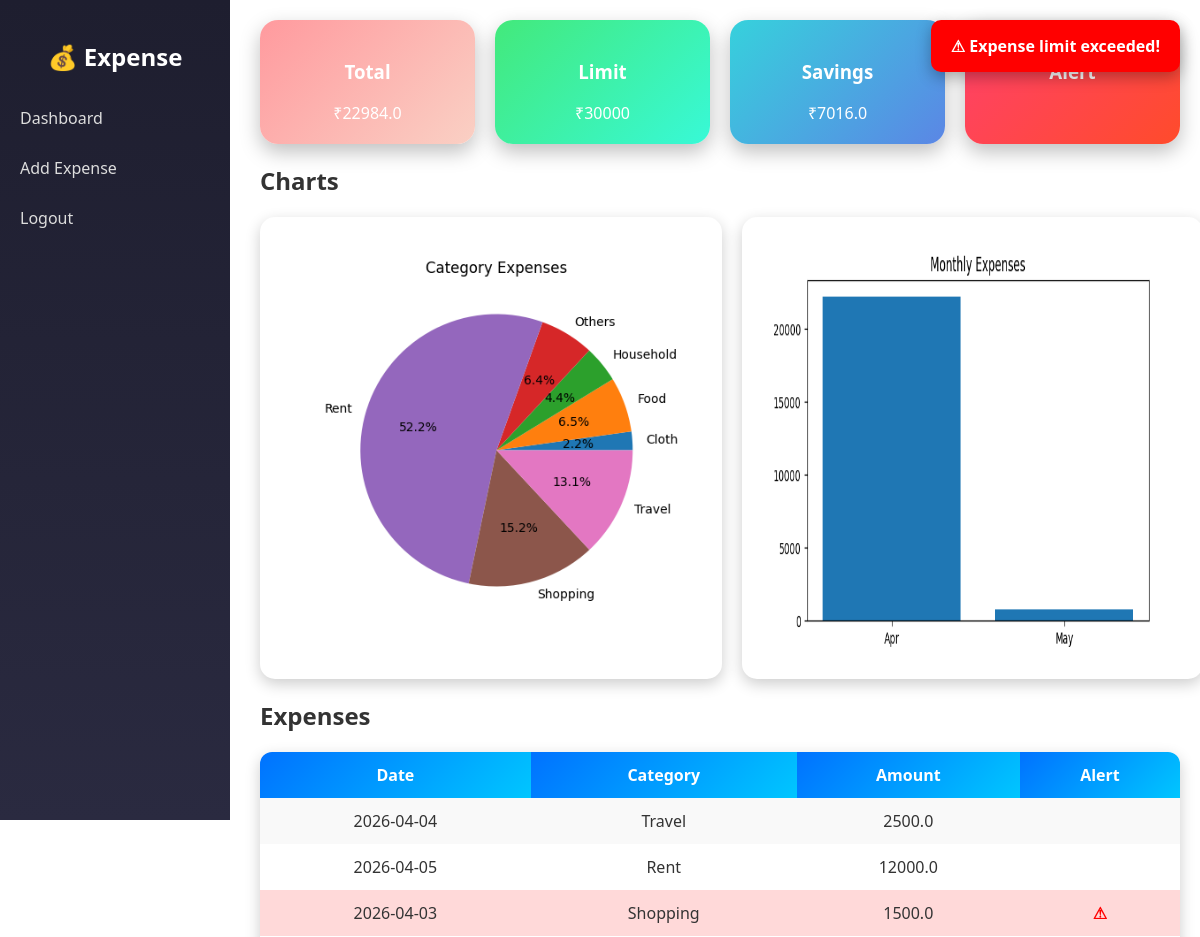
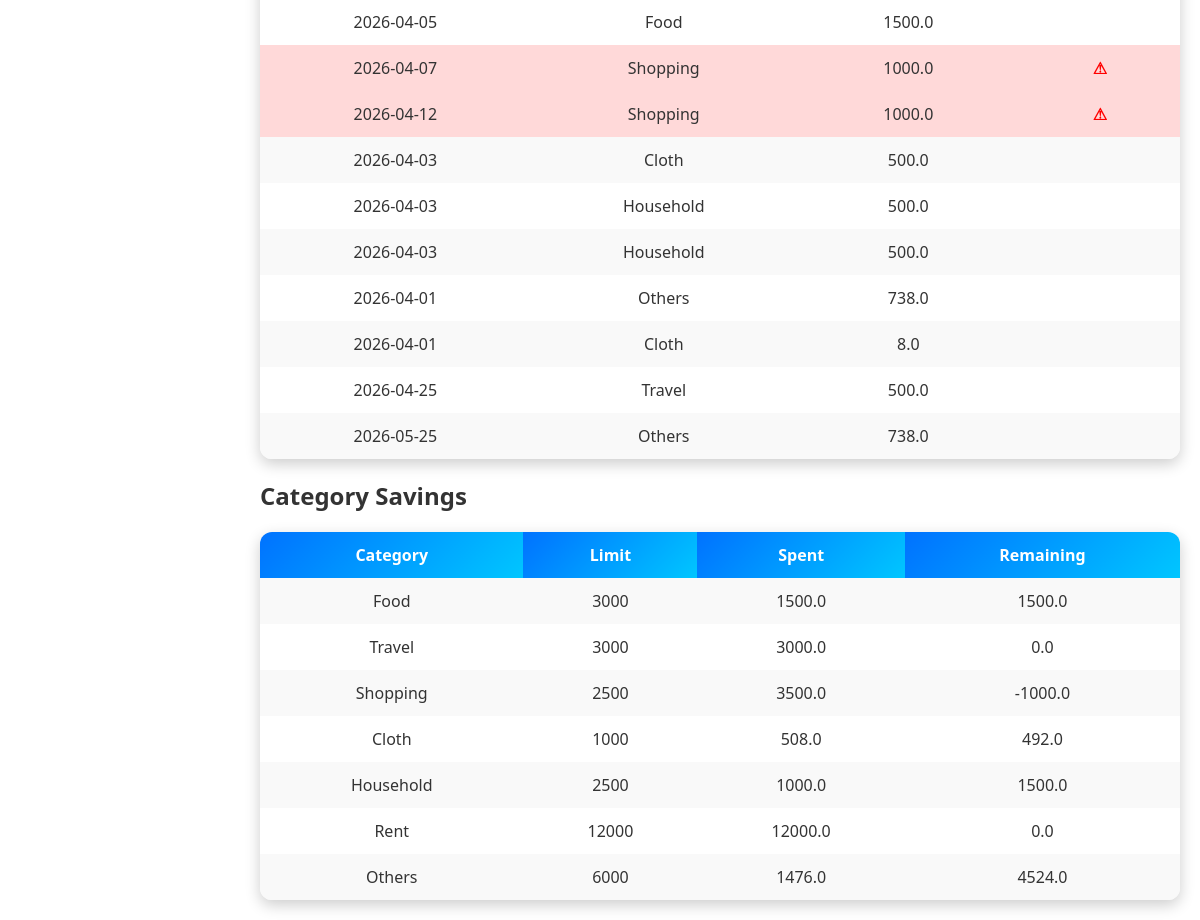
/dashboard (signed in), run on the app's committed database (2 pictures, top to bottom).
### tables this page shows
CREATE TABLE expenses(
id INTEGER PRIMARY KEY AUTOINCREMENT,
date TEXT,
category TEXT,
amount REAL
);

### app.py (the view)
@app.route('/dashboard')
def dashboard():
    if "user" not in session:
        return redirect("/login")
    conn = get_db()
    expenses = conn.execute("SELECT * FROM expenses").fetchall()
    total = sum(e["amount"] for e in expenses)
    savings = MONTH_LIMIT - total
    category_totals = {}
    category_savings = {}
    for cat in category_limits:
        spent = conn.execute(
            "SELECT SUM(amount) FROM expenses WHERE category=?",
            (cat,)
        ).fetchone()[0] or 0
        category_totals[cat] = spent
        category_savings[cat] = category_limits[cat] - spent
    alerts = []
    if total > MONTH_LIMIT:
        alerts.append("⚠ Monthly limit exceeded!")
    expense_alerts = []
    for e in expenses:
        if category_totals[e["category"]] > category_limits[e["category"]]:
            expense_alerts.append("⚠")
        else:
            expense_alerts.append("")
    conn.close()
    generate_charts()
    return render_template(
        "dashboard.html",
        expenses=expenses,
        expense_alerts=expense_alerts,
        total=total,
        savings=savings,
        alerts=alerts,
        category_totals=category_totals,
        category_limits=category_limits,
        category_savings=category_savings,
        MONTH_LIMIT=MONTH_LIMIT
    )

### app.py (called while the page is built)
def get_db():
    conn = sqlite3.connect("expenses.db")
    conn.row_factory = sqlite3.Row
    return conn

### templates/dashboard.html (shortened to what this page needs)
<link rel="stylesheet" href="{{ url_for('static', filename='style.css') }}">
<div class="sidebar">
<h2>💰 Expense</h2>
<a href="/dashboard">Dashboard</a>
<a href="/add_page">Add Expense</a>
<a href="/logout">Logout</a>
</div>
<div class="main">
<div class="cards">
<div class="card total"><h3>Total</h3>₹{{ total }}</div>
<div class="card limit"><h3>Limit</h3>₹{{ MONTH_LIMIT }}</div>
<div class="card savings"><h3>Savings</h3>₹{{ savings }}</div>
<div class="card alert"><h3>Alert</h3>{% for a in alerts %}{{ a }}{% endfor %}</div>
</div>
<h2>Charts</h2>
<div class="charts">
<img src="{{ url_for('static', filename='category_chart.png') }}">
<img src="{{ url_for('static', filename='monthly_chart.png') }}">
</div>
<h2>Expenses</h2>
<table>
<tr><th>Date</th><th>Category</th><th>Amount</th><th>Alert</th></tr>
{% for i in range(expenses|length) %}
<tr class="{% if expense_alerts[i] %}alert-row{% endif %}">
<td>{{ expenses[i]["date"] }}</td>
<td>{{ expenses[i]["category"] }}</td>
<td>{{ expenses[i]["amount"] }}</td>
<td class="alert-icon">{{ expense_alerts[i] }}</td>
</tr>
{% endfor %}
</table>
<h2>Category Savings</h2>
<table>
<tr><th>Category</th><th>Limit</th><th>Spent</th><th>Remaining</th></tr>
{% for c in category_totals %}
<tr>
<td>{{ c }}</td>
<td>{{ category_limits[c] }}</td>
<td>{{ category_totals[c] }}</td>
<td>{{ category_savings[c] }}</td>
</tr>
{% endfor %}
</table>
</div>

### static/style.css (style rules this page uses)
.sidebar { width: 230px; height: 100vh; position: fixed; background: linear-gradient(180deg, #1e1e2f, #2a2a40); color: white; padding-top: 20px; }
.sidebar h2 { text-align: center; margin-bottom: 20px; }
.sidebar a { display: block; padding: 14px 20px; color: #ddd; text-decoration: none; transition: 0.3s; }
.main { margin-left: 240px; padding: 20px; }
.cards { display: flex; gap: 20px; margin-bottom: 20px; }
.card { flex: 1; padding: 20px; border-radius: 18px; color: white; text-align: center; box-shadow: 0 8px 20px rgba(0,0,0,0.25); transition: transform 0.3s; }
.total { background: linear-gradient(135deg, #ff9a9e, #fad0c4); }
.limit { background: linear-gradient(135deg, #43e97b, #38f9d7); }
.savings { background: linear-gradient(135deg, #36d1dc, #5b86e5); }
.alert { background: linear-gradient(135deg, #ff416c, #ff4b2b); animation: blinkBox 1.2s infinite; }
table { width: 100%; border-collapse: collapse; margin-top: 20px; background: white; border-radius: 12px; overflow: hidden; box-shadow: 0 5px 15px rgba(0,0,0,0.2); }
th { background: linear-gradient(135deg, #0072ff, #00c6ff); color: white; padding: 12px; }
td { padding: 12px; text-align: center; }
tr:nth-child(even) { background: #f9f9f9; }
.alert-row { background: rgba(255, 0, 0, 0.15) !important; }
.alert-icon { color: red; font-weight: bold; animation: blink 1s infinite; }
.charts { display: flex; gap: 20px; margin-top: 20px; }
.charts img { width: 48%; border-radius: 15px; background: white; padding: 10px; box-shadow: 0 5px 15px rgba(0,0,0,0.2); }
.main { min-height: 100vh; }

### data on the page
expenses: date "2026-04-04", category "Travel", amount "2500.0"
expenses: date "2026-04-05", category "Rent", amount "12000.0", category "Rent", category_limits "12000", amount "12000.0", category_savings "0.0"
expenses: date "2026-04-03", category "Shopping", amount "1500.0"
expenses: date "2026-04-05", category "Food", amount "1500.0", category "Food", category_limits "3000", amount "1500.0"
expenses: date "2026-04-07", category "Shopping", amount "1000.0"
expenses: date "2026-04-12", category "Shopping", amount "1000.0"
expenses: date "2026-04-03", category "Cloth", amount "500.0"
expenses: date "2026-04-03", category "Household", amount "500.0"
expenses: date "2026-04-03", category "Household", amount "500.0"
expenses: date "2026-04-01", category "Others", amount "738.0"
expenses: date "2026-04-01", category "Cloth", amount "8.0"
expenses: date "2026-04-25", category "Travel", amount "500.0"
expenses: date "2026-05-25", category "Others", amount "738.0"

### other printed values
{{ total }} "22984.0"
{{ MONTH_LIMIT }} "30000"
{{ savings }} "7016.0"
{{ expense_alerts[i] }} "⚠" "⚠" "⚠"
{{ c }} "Travel" "Shopping" "Cloth" "Household" "Others"
{{ category_limits[c] }} "3000" "2500" "1000" "2500" "6000"
{{ category_totals[c] }} "3000.0" "3500.0" "508.0" "1000.0" "1476.0"
{{ category_savings[c] }} "0.0" "-1000.0" "492.0" "1500.0" "4524.0"
